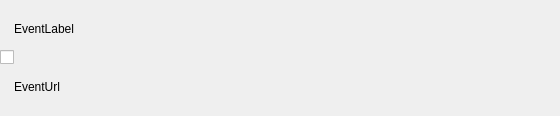
<?xml version="1.0" encoding="UTF-8"?>
<ui version="4.0">
 <class>BrowserFavoItem</class>
 <widget class="QWidget" name="BrowserFavoItem">
  <property name="geometry">
   <rect>
    <x>0</x>
    <y>0</y>
    <width>560</width>
    <height>116</height>
   </rect>
  </property>
  <property name="windowTitle">
   <string>Form</string>
  </property>
  <property name="styleSheet">
   <string notr="true"/>
  </property>
  <layout class="QHBoxLayout" name="horizontalLayout">
   <property name="spacing">
    <number>0</number>
   </property>
   <property name="margin">
    <number>0</number>
   </property>
   <item>
    <widget class="QCheckBox" name="checkBtn">
     <property name="text">
      <string/>
     </property>
    </widget>
   </item>
   <item>
    <layout class="QVBoxLayout" name="verticalLayout">
     <item>
      <layout class="QHBoxLayout" name="horizontalLayout_3">
       <property name="spacing">
        <number>0</number>
       </property>
       <item>
        <widget class="ElidedLabel" name="EventLabel">
         <property name="sizePolicy">
          <sizepolicy hsizetype="Expanding" vsizetype="Expanding">
           <horstretch>0</horstretch>
           <verstretch>0</verstretch>
          </sizepolicy>
         </property>
         <property name="text">
          <string>EventLabel</string>
         </property>
         <property name="indent">
          <number>0</number>
         </property>
        </widget>
       </item>
       <item>
        <spacer name="horizontalSpacer_2">
         <property name="orientation">
          <enum>Qt::Horizontal</enum>
         </property>
         <property name="sizeType">
          <enum>QSizePolicy::Minimum</enum>
         </property>
         <property name="sizeHint" stdset="0">
          <size>
           <width>50</width>
           <height>20</height>
          </size>
         </property>
        </spacer>
       </item>
      </layout>
     </item>
     <item>
      <layout class="QHBoxLayout" name="horizontalLayout_2">
       <property name="spacing">
        <number>0</number>
       </property>
       <item>
        <widget class="ElidedLabel" name="EventUrl">
         <property name="sizePolicy">
          <sizepolicy hsizetype="Expanding" vsizetype="Expanding">
           <horstretch>0</horstretch>
           <verstretch>0</verstretch>
          </sizepolicy>
         </property>
         <property name="text">
          <string>EventUrl</string>
         </property>
        </widget>
       </item>
       <item>
        <spacer name="horizontalSpacer">
         <property name="orientation">
          <enum>Qt::Horizontal</enum>
         </property>
         <property name="sizeType">
          <enum>QSizePolicy::Minimum</enum>
         </property>
         <property name="sizeHint" stdset="0">
          <size>
           <width>50</width>
           <height>20</height>
          </size>
         </property>
        </spacer>
       </item>
      </layout>
     </item>
    </layout>
   </item>
  </layout>
 </widget>
 <customwidgets>
  <customwidget>
   <class>ElidedLabel</class>
   <extends>QLabel</extends>
   <header>ElidedLabel.h</header>
  </customwidget>
 </customwidgets>
 <resources/>
 <connections/>
</ui>
